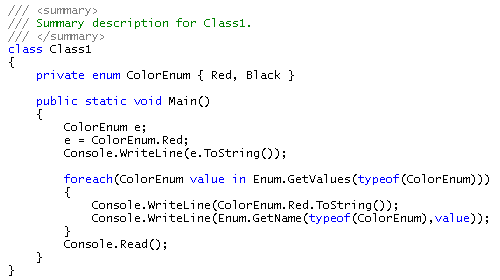
#> input picture original.png, 500 x 280 px
$ python neon_imginverter.py
#> lines starting #> are read from the running program, lines starting #| are printed output that depends on the picture
#> the answer given: original.png
from PIL import Image, ImageOps, ImageEnhance
from tkinter import Tk
from tkinter.filedialog import askopenfilename
import os

# Function to process the image
def process_image(image_path):
#> called with image_path = 'original.png'
    try:
        # Open the image file
        image = Image.open(image_path).convert("RGB")  # Ensure image is in RGB mode
#> image is the input picture: PIL image 500x280 RGB; mean R, G, B 245.9, 246.2, 247.5

        # Convert image to grayscale
        gray_image = ImageOps.grayscale(image)

        # Invert the grayscale image
        inverted_image = ImageOps.invert(gray_image)
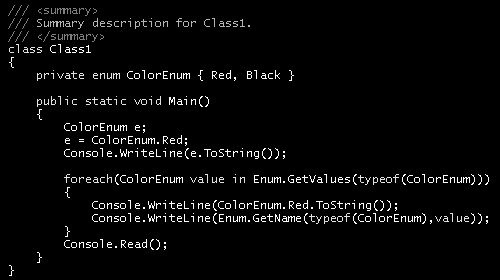
#> inverted_image: PIL image 500x280 L; min 0, max 255, mean 8.7

        # Enhance contrast to make text and lines more visible
        contrast_enhancer = ImageEnhance.Contrast(inverted_image)
        enhanced_image = contrast_enhancer.enhance(1.5)

        # Enhance brightness to make text and lines stand out
        brightness_enhancer = ImageEnhance.Brightness(enhanced_image)
        final_image = brightness_enhancer.enhance(1.2)

        # Convert to black and white with specific threshold
        bw_image = final_image.point(lambda x: 0 if x < 128 else 255, '1')
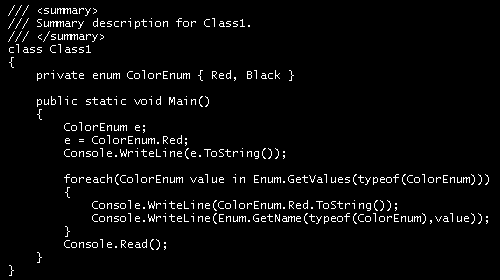
#> bw_image: PIL image 500x280 1; 3.7% white in thin lines or dots

        # Create a new image with the Obsidian theme colors
        theme_image = Image.new('RGB', bw_image.size, (0, 0, 0))  # Dark background
#> theme_image: PIL image 500x280 RGB; every value is 0
        pixels = bw_image.load()
        for y in range(bw_image.size[1]):
            for x in range(bw_image.size[0]):
                if pixels[x, y] == 255:
                    # Use neon green for primary elements and white for secondary elements
                    if (x + y) % 2 == 0:
                        theme_image.putpixel((x, y), (0, 255, 0))  # Neon green
                    else:
                        theme_image.putpixel((x, y), (255, 255, 255))  # White
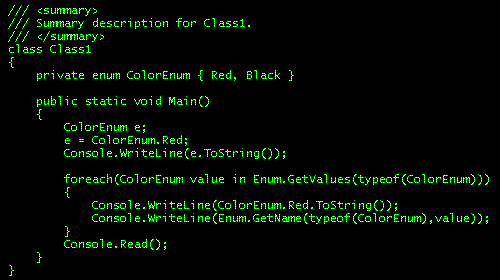
#> theme_image: PIL image 500x280 RGB; mean R, G, B 4.8, 9.5, 4.8

        # Get the directory and file name from the original path
        directory, original_file_name = os.path.split(image_path)

        # Create the new file name by prepending "themed_"
        new_file_name = f"themed_{original_file_name}"
        output_path = os.path.join(directory, new_file_name)

        # Save the processed image
        theme_image.save(output_path)

        print(f"Processed image saved at: {output_path}")
    except Exception as e:
        print(f"Error processing image: {e}")

# Main function to open file dialog and process the image
def main():
    # Hide the main Tkinter window
    root = Tk()
    root.withdraw()

    # Open file dialog
    image_path = askopenfilename(
        title="Select an image file",
        filetypes=[("Image files", "*.png *.jpg *.jpeg *.bmp *.gif")]
    )

    if image_path:
        process_image(image_path)
    else:
        print("No file selected.")

if __name__ == "__main__":
    main()
